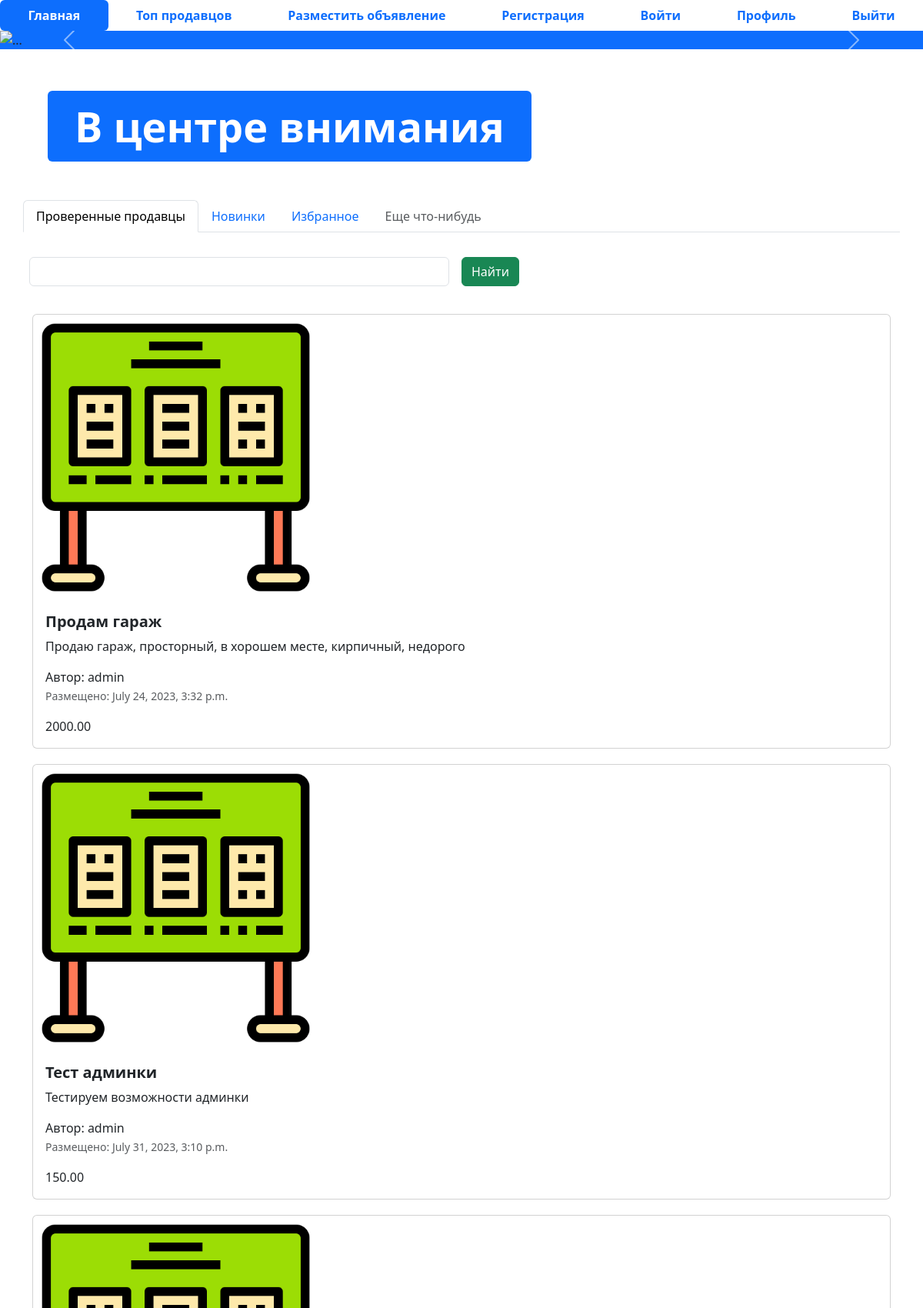
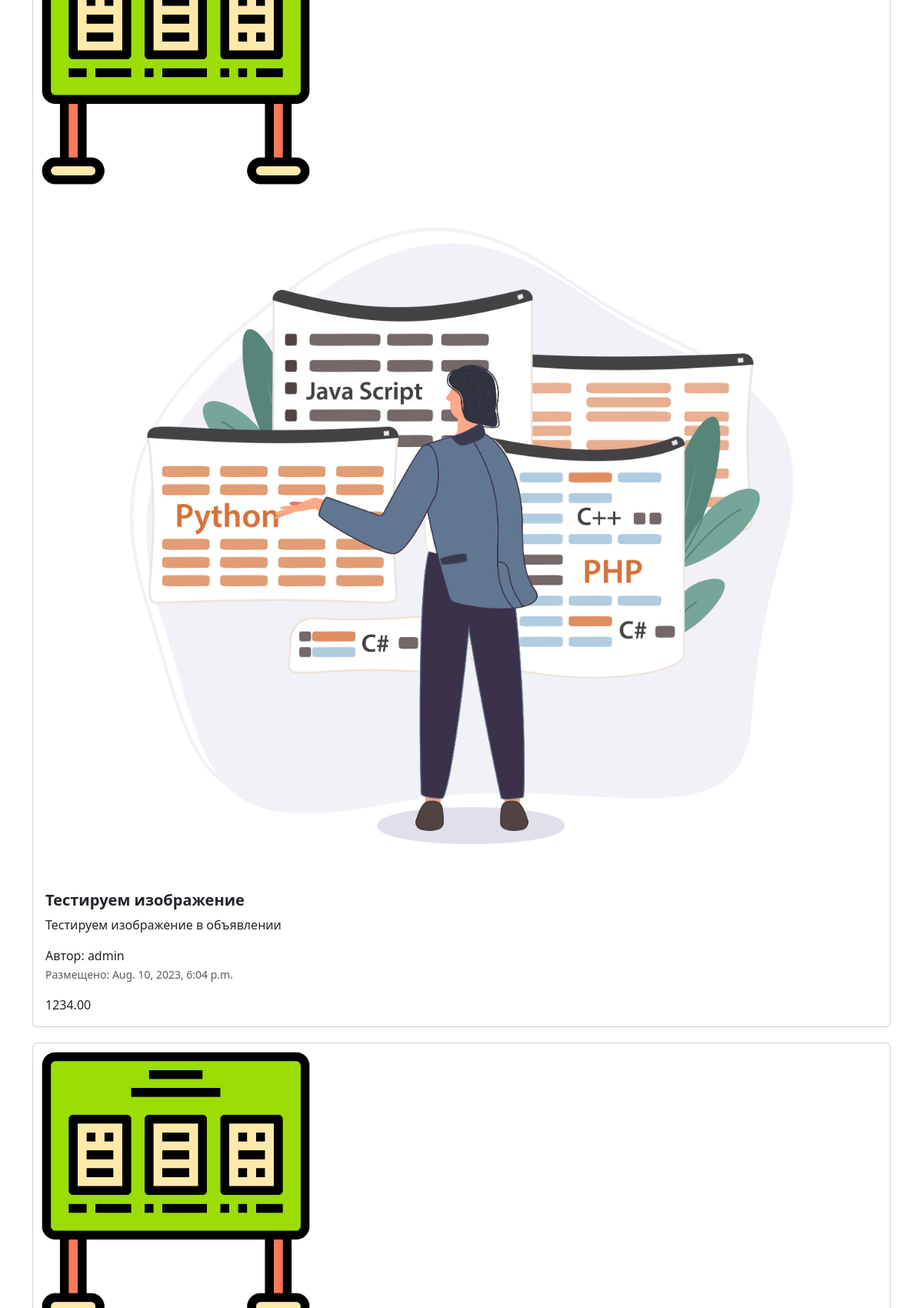
The page / (upper part) on the database its author committed (2 pictures, top to bottom).
### app_online_shop/models.py (models this page shows, shortened)
class OnlineShop(models.Model):
    title = models.CharField('Заголовок', max_length=128)
    description = models.TextField('Описание')
    price = models.DecimalField('Цена', max_digits=10, decimal_places=2)
    auction = models.BooleanField('Торг', help_text='Отметьте, уместен ли торг')
    created_time = models.DateTimeField(auto_now_add=True)
    update_time = models.DateTimeField(auto_now=True)
    user = models.ForeignKey(User, verbose_name='пользователь', on_delete=models.CASCADE)
    image = models.ImageField('Изображение', upload_to='online_shop/')
    class Meta:
        db_table = "advertisements"

### app_online_shop/views.py (the view)
# urls.py: path('', index, name='main-page'),
def index(request):
    online_shops = OnlineShop.objects.all()
    context = {'online_shops': online_shops}
    return render(request, 'index.html', context)

### templates/index.html (shortened to what this page needs)
{% extends 'base.html' %}
{% load static %}
{% block content %}
<ul class="nav nav-pills sticky-top bg-white nav-fill">
  <li class="nav-item">
    <a class="nav-link active" aria-current="page" href="{% url 'main-page' %}">
      <span style="font-weight: bold;">Главная</span>
    </a>
  </li>
  <li class="nav-item">
    <a class="nav-link" href="{% url 'top-sellers' %}"><span style="font-weight: bold;">Топ продавцов</span>
    </a>
  </li>
  <li class="nav-item">
    <a class="nav-link" href="{% url 'advertisement-post' %}">
      <span style="font-weight: bold;">Разместить объявление</span>
    </a>
  </li>
  <li class="nav-item">
    <a class="nav-link" href="register.html">
      <span style="font-weight: bold;">Регистрация</span>
    </a>
  </li>
  <li class="nav-item">
    <a class="nav-link" href="login.html">
      <span style="font-weight: bold;">Войти</span>
    </a>
  </li>
  <li class="nav-item">
    <a class="nav-link" href="profile.html">
      <span style="font-weight: bold;">Профиль</span>
    </a>
  </li>
  <li class="nav-item">
    <a class="nav-link" href="#">
      <span style="font-weight: bold;">Выйти</span>
    </a>
  </li>
</ul>
<div id="carouselExampleControls" class="carousel slide bg-primary" data-bs-ride="carousel">
  <div class="carousel-inner">
    <div class="carousel-item active">
      <img src="{% static 'img/shop.png' %}" class="mx-auto d-block w-33" alt="...">
    </div>
  </div>
  <button class="carousel-control-prev" type="button" data-bs-target="#carouselExampleControls" data-bs-slide="prev">
    <span class="carousel-control-prev-icon" aria-hidden="true"></span>
  </button>
  <button class="carousel-control-next" type="button" data-bs-target="#carouselExampleControls" data-bs-slide="next">
    <span class="carousel-control-next-icon" aria-hidden="true"></span>
  </button>
</div>
<div class="container" style="margin: 50px;">
  <div class="display-2">
    <span class="badge bg-primary">В центре внимания</span>
  </div>
</div>
<div class="container">
  <div class="row">
    <ul class="nav nav-tabs bg-white">
      <li class="nav-item">
        <a class="nav-link active" aria-current="page" href="#">Проверенные продавцы</a>
      </li>
      <li class="nav-item">
        <a class="nav-link" href="#">Новинки</a>
      </li>
      <li class="nav-item">
        <a class="nav-link" href="#">Избранное</a>
      </li>
      <li class="nav-item">
        <a class="nav-link disabled" href="#" tabindex="-1" aria-disabled="true">Еще что-нибудь</a>
      </li>
    </ul>
    <form class="row g-3">
      <div class="col-auto w-50">
        <input type="text" class="form-control">
      </div>
      <div class="col-auto">
        <button type="submit" class="btn btn-success mb-3">Найти</button>
      </div>
    </form>
  </div>
  {% for adv in online_shops %}
  <div class="col">
    <div class="card mb-2" style="max-width: 1200px; margin-top: 20px;">
      <div class="row g-0">
        <div class="col-md-4">
          <a href="advertisement.html" class="nav-link">
            <img src="img/adv.png" class="img-fluid rounded-start" alt="Card title">
          </a>
        </div>
        <img src="{% if adv.image %} {{ adv.image.url }} {% endif %}">
        <div class="col-md-8">
          <div class="card-body">
            <h5 class="card-title">
              <a href="advertisement.html" class="nav-link"><strong>{{ adv.title }}</strong></a>
            </h5>
            <a href="advertisement.html" class="nav-link">
              <p class="card-text">
                {{ adv.description }}
              </p>
              <span>Автор: {{ adv.user }}</span>
              <p class="card-text"><small class="text-muted">Размещено: {{ adv.created_time }}</small></p>
              <span> {{ adv.price }} </span>
            </a>
          </div>
        </div>
      </div>
    </div>
    {% endfor %}
  </div>
</div>
{% endblock %}

### templates/base.html (shortened to what this page needs)
<!DOCTYPE html>
<html lang="en">
{% load static %}
<head>
  <link href="{% static 'css/bootstrap.min.css' %}" rel="stylesheet">
  <link rel="stylesheet" href="{% static 'css/fontello.css' %}">
</head>
<body>
    {% block content %}
    {% endblock %}
</body>
</html>

### rows shown on the page
OnlineShop: title "Продам гараж", description "Продаю гараж, просторный, в хорошем месте, кирпичный, недорого", user "admin", created_time "July 24, 2023, 3:32 p.m.", price "2000.00"
OnlineShop: title "Тест админки", description "Тестируем возможности админки", user "admin", created_time "July 31, 2023, 3:10 p.m.", price "150.00"
OnlineShop: image (picture), title "Тестируем изображение", description "Тестируем изображение в объявлении", user "admin", created_time "Aug. 10, 2023, 6:04 p.m.", price "1234.00"
